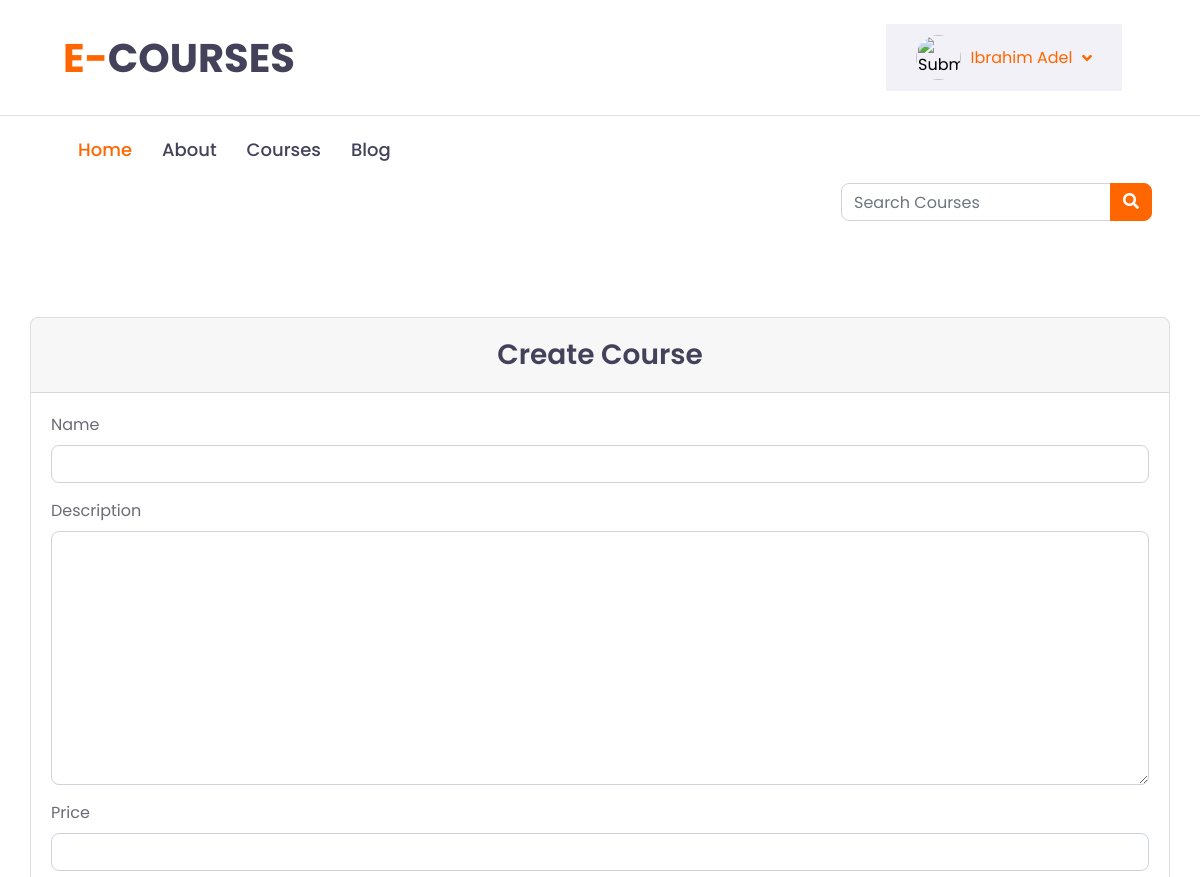
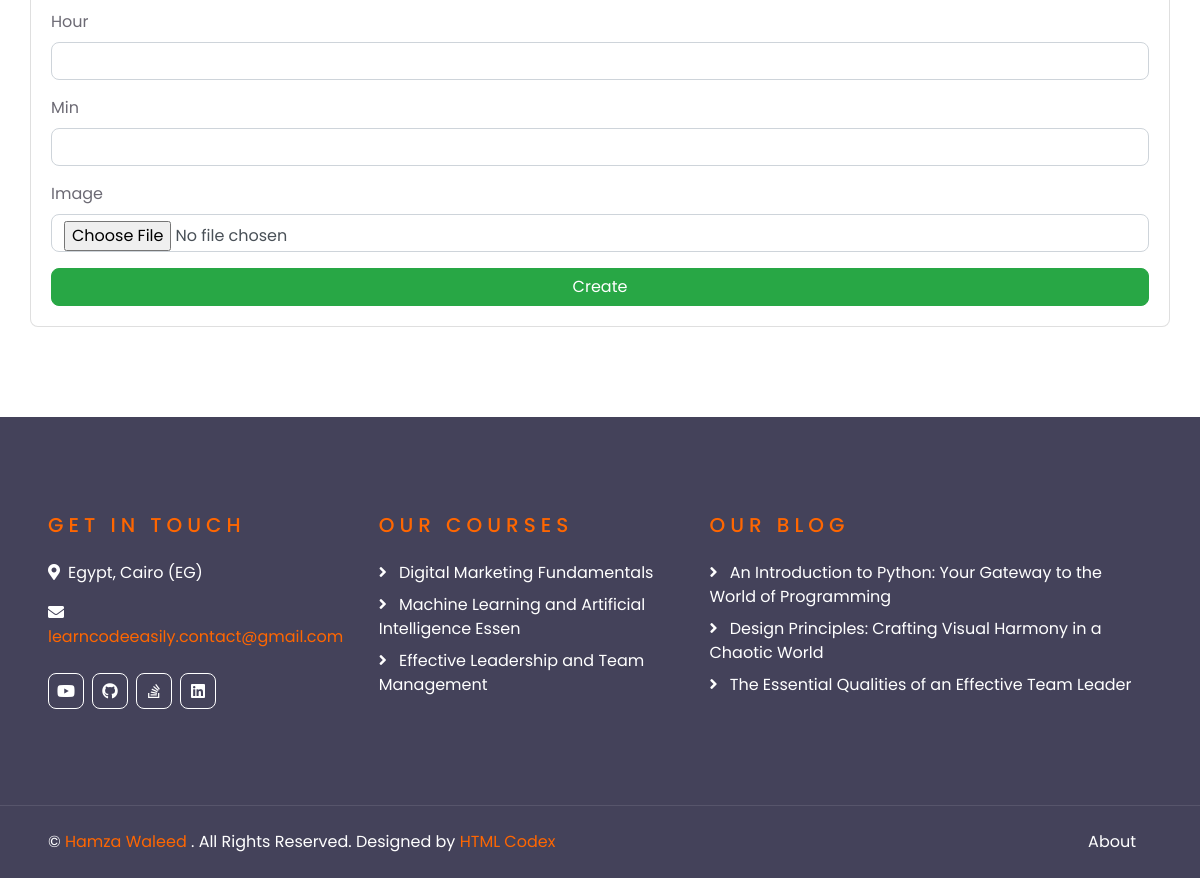
The app's page /course/create/ (signed in) with its own data (2 pictures, top to bottom).
### academy_courses/models.py (models this page shows, shortened)
class Urls(models.Model):
    title = models.CharField(max_length=30, default="My Urls")
    icon = models.CharField(
        default='Select an icon',
        choices=SOCIAL_MEDIA_ICONS,
        max_length=100
    )
    url = models.URLField()

class Course(models.Model):
    name = models.CharField(max_length=50)
    description = models.TextField(max_length=5000)
    price = models.FloatField()
    hour = models.IntegerField()
    min = models.IntegerField()
    image = models.ImageField()
    created_at = models.DateTimeField(auto_now_add=True)
    updated_at = models.DateTimeField(auto_now=True)

### academy_blog/models.py (models this page shows, shortened)
class Article(models.Model):
    cover_image = models.ImageField()
    category = models.ForeignKey(Category, on_delete=models.PROTECT)
    title = models.CharField(max_length=100)
    subject = HTMLField(max_length=10000)
    created_at = models.DateTimeField(auto_now_add=True)
    updated_at = models.DateTimeField(auto_now=True)

### academy_courses/views.py (the view)
# urls.py: path('course/create/', views.CourseCreateView.as_view(), name='course_create'),
@method_decorator(user_passes_test(user_is_staff, login_url=reverse_lazy('notaccess')), name='dispatch')
class CourseCreateView(LoginRequiredMixin, CreateView):
    model = Course
    form_class = CourseForm
    template_name = 'course/create.html'
    success_url = reverse_lazy('course')

### academy_courses/forms.py
class CourseForm(forms.ModelForm):
    class Meta:
        model = Course
        fields = ['name', 'description', 'price', 'hour', 'min', 'image']
        widgets = {
            'name': forms.TextInput(),
            'description': forms.Textarea(),
        }
    def __init__(self, *args, **kwargs):
        super().__init__(*args, **kwargs)
        for field in iter(self.fields):
            self.fields[field].widget.attrs.update({
                'class': 'form-control'
        })

### academy_courses/custom_context_proccessor.py (called while the page is built)
def slider_footer(request):
    course = Course.objects.all()[:20]
    opinion = Opinion.objects.all()
    url = Urls.objects.all()
    article = Article.objects.all()[:20]
    return {
        'courses': course,
        'opinions': opinion,
        'urls': url,
        'arts': article
    }

def category(request):
    cat = Category.objects.all()
    latest_article = Article.objects.order_by('-created_at')[:10]
    return {
        'cats': cat,
        'la_ar': latest_article,
    }

def slider_image(request):
    image = Slider.objects.first()
    return {
        'slide': image,
    }

### academy_courses/views.py (called while the page is built)
def user_is_staff(user):
    return user.is_staff

### academy_courses/templates/course/create.html (shortened to what this page needs)
{% extends 'base.html' %}
{% load i18n %}
{% block content %}
    <div class="container">
        <div class="row justify-content-md-center">
            <div class="card col-md-12 px-0">
                <div class="card-header text-center">
                    <h3 class="mb-0 py-2">{% trans 'Create Course' %}</h3>
                </div>
                <div class="card-body">
                    <form method="post" enctype="multipart/form-data">
                        {% for field in form %}
                            <div class="mb-3">
                                <label class="form-label">{{ field.label }}</label>
                                {{ field }}
                            </div>
                        {% endfor %}
                        <div class="d-grid gap-2">
                            <button type="submit" class="btn btn-success btn-block">
                                {% translate 'Create' %}
                            </button>
                        </div>
                    </form>
                </div>
            </div>
        </div>
    </div>
{% endblock content %}

### academy_courses/templates/partials/header.html (shortened to what this page needs)
{% load i18n %}
{% load static %}
<div class="container-fluid d-none d-lg-block">
    <div class="row align-items-center py-4 px-xl-5">
        <div class="col-lg-3">
            <a href="/" class="text-decoration-none">
                <h1 class="m-0"><span class="text-primary">{% trans 'E-' %}</span>{% trans 'COURSES' %}</h1>
            </a>
        </div>
        {% if user.is_authenticated %}
            <div class="col-lg-9 d-flex align-items-center justify-content-end">
                <div class="col-lg-4 d-none d-lg-block">
                    <a class="d-flex align-items-center justify-content-between bg-secondary w-100 text-decoration-none" data-toggle="collapse" href="#navbar-vertical" style="height: 67px; padding: 0 30px;">
                        <input type="image" id="myimage"  style="height:45px;width:45px;border-radius: 50%;" src="{{ user.profile.profile_image.url }}" />
                        <p class="text-primary m-0">
                            {{ user.first_name }}  {{ user.last_name }}
                        </p>
                        <i class="fa fa-angle-down text-primary"></i>
                    </a>
                </div>
            </div>
        {% else %}
            <div class="col-lg-9 d-flex align-items-center justify-content-end">
                <a class="btn btn-dark py-2 px-4 d-none d-lg-block" href="{% url 'register' %}">{% trans 'Join Now' %}</a>
                <a class="btn btn-outline-primary py-2 px-4 ml-2 d-none d-lg-block" href="{% url 'login' %}">{% trans 'Login' %}</a>
            </div>
        {% endif %}
    </div>
</div>
<div class="container-fluid">
    <div class="row border-top px-xl-5">
        <div class="col-lg-9">
            <nav class="navbar navbar-expand-lg bg-light navbar-light py-3 py-lg-0 px-0">
                <div class="collapse navbar-collapse justify-content-between" id="navbarCollapse">
                    <div class="navbar-nav py-0">
                        <a href="/" class="nav-item nav-link active"> {% trans 'Home' %} </a>
                        <a href="{% url 'about' %}" class="nav-item nav-link"> {% trans 'About' %} </a>
                        <a href="{% url 'course' %}" class="nav-item nav-link"> {% trans 'Courses' %} </a>
                        <a href="{% url 'article_view' %}" class="nav-item nav-link"> {% trans 'Blog' %} </a>
                    </div>
                </div>
            </nav>
        </div>
        <form action="{% url 'course' %}" class="form-inline ml-auto px-lg-0">
            <div class="input-group">
                <input
                    value="{{ request.GET.query }}"
                    name="query"
                    type="text"
                    class="form-control"
                    style="width: 270px;"
                    placeholder="{% translate 'Search Courses' %}"
                />
                <div class="input-group-append">
                    <button class="btn btn-primary" type="submit">
                        <i class="fa fa-search"></i>
                    </button>
                </div>
            </div>
        </form>
    </div>
</div>

### academy_courses/templates/partials/footer.html
{% load i18n %}
<div class="container-fluid bg-dark text-white py-5 px-sm-3 px-lg-5" style="margin-top: 90px;">
    <div class="row pt-5">
        <div class="col-lg-7 col-md-12">
            <div class="row">
                <div class="col-md-6 mb-5">
                    <h5 class="text-primary text-uppercase mb-4" style="letter-spacing: 5px;">{% trans 'Get In Touch' %}</h5>
                    <p><i class="fa fa-map-marker-alt mr-2"></i>{% trans 'Egypt, Cairo (EG)' %}</p>
                    <p><i class="fa fa-envelope mr-2"></i><a href="javascript:openmail();">learncodeeasily.contact@gmail.com</a></p>
                    <div class="d-flex justify-content-start mt-4">
                        {% for url in urls %}
                            <a class="btn btn-outline-light btn-square mr-2" href="{{ url.url }}"><i class="fab {{ url.icon }}"></i></a>
                        {% endfor %}
                    </div>
                </div>
                <div class="col-md-6 mb-5">
                    <h5 class="text-primary text-uppercase mb-4" style="letter-spacing: 5px;">{% trans 'Our Courses' %}</h5>
                    <div class="d-flex flex-column justify-content-start">
                        {% for course in courses %}
                            <a class="text-white mb-2" href="{% url 'course_list' course.id %}"><i class="fa fa-angle-right mr-2"></i> {{ course.name }} </a>
                        {% endfor %}
                    </div>
                </div>
            </div>
        </div>
        <div class="col-lg-5 col-md-12 mb-5">
            <h5 class="text-primary text-uppercase mb-4" style="letter-spacing: 5px;">{% trans 'Our Blog' %}</h5>
            <div class="d-flex flex-column justify-content-start">
                {% for art in arts %}
                    <a class="text-white mb-2" href="{% url 'article_detail' art.id %}"><i class="fa fa-angle-right mr-2"></i> {{ art.title }} </a>
                {% endfor %}
            </div>
        </div>
    </div>
</div>
<div class="container-fluid bg-dark text-white border-top py-4 px-sm-3 px-md-5" style="border-color: rgba(256, 256, 256, .1) !important;">
    <div class="row">
        <div class="col-lg-6 text-center text-md-left mb-3 mb-md-0">
            <p class="m-0 text-white">&copy; <a href="/">{% trans 'Hamza Waleed' %}</a> {% trans '. All Rights Reserved. Designed by' %}<a href="https://htmlcodex.com"> HTML Codex</a>
            </p>
        </div>
        <div class="col-lg-6 text-center text-md-right">
            <ul class="nav d-inline-flex">
                <li class="nav-item">
                    <a class="nav-link text-white py-0" href="{% url 'about' %}">{% trans 'About' %}</a>
                </li>
            </ul>
        </div>
    </div>
</div>

### records on screen
Course: name "Digital Marketing Fundamentals"
Course: name "Machine Learning and Artificial Intelligence Essen"
Course: name "Effective Leadership and Team Management"
Article: title "An Introduction to Python: Your Gateway to the World of Programming"
Article: title "Design Principles: Crafting Visual Harmony in a Chaotic World"
Article: title "The Essential Qualities of an Effective Team Leader"

### other values on screen
{{ user.first_name }} "Ibrahim"
{{ user.last_name }} "Adel"
{{ field.label }} "Name" "Description" "Price" "Hour" "Min" "Image"
